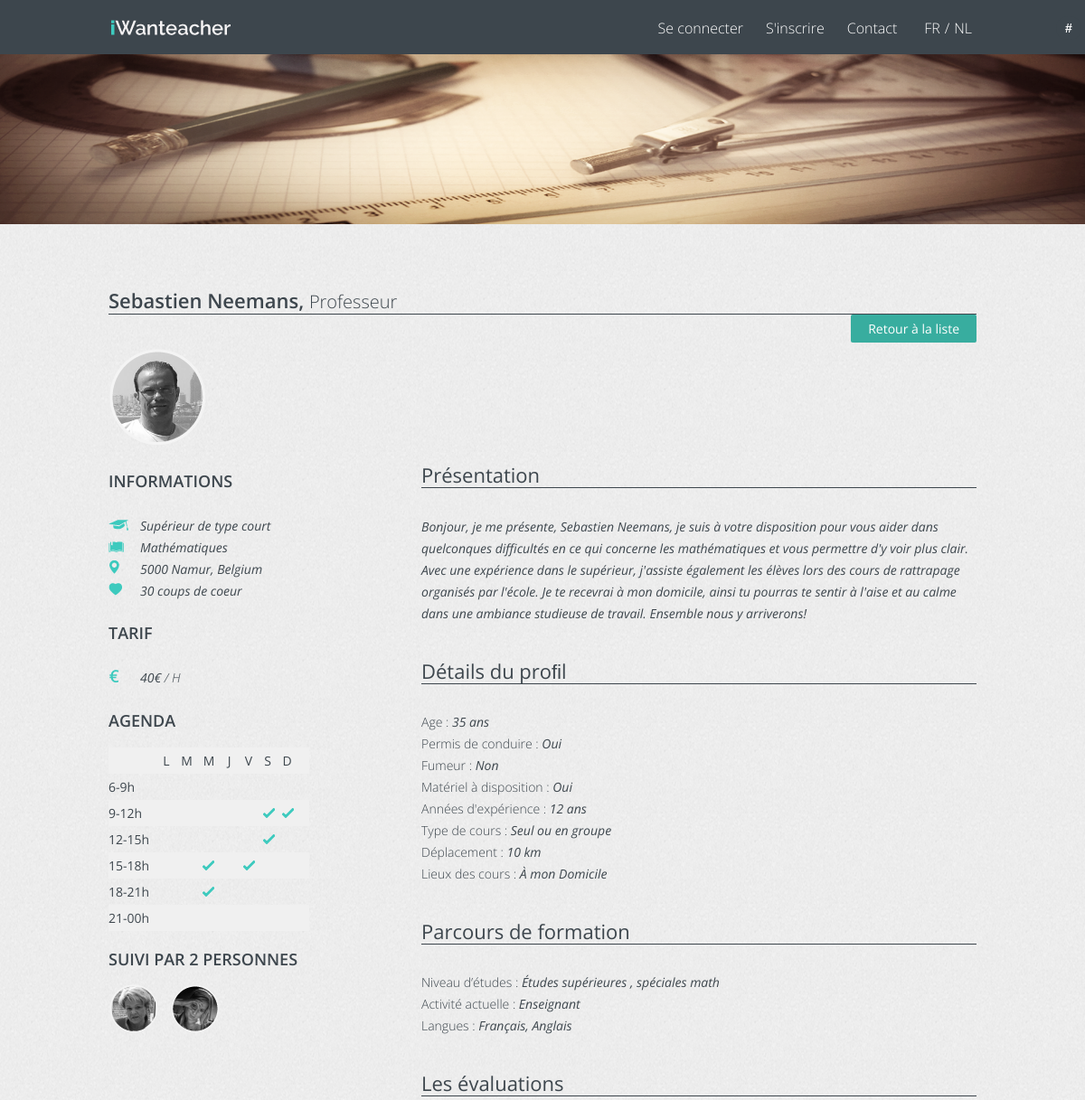
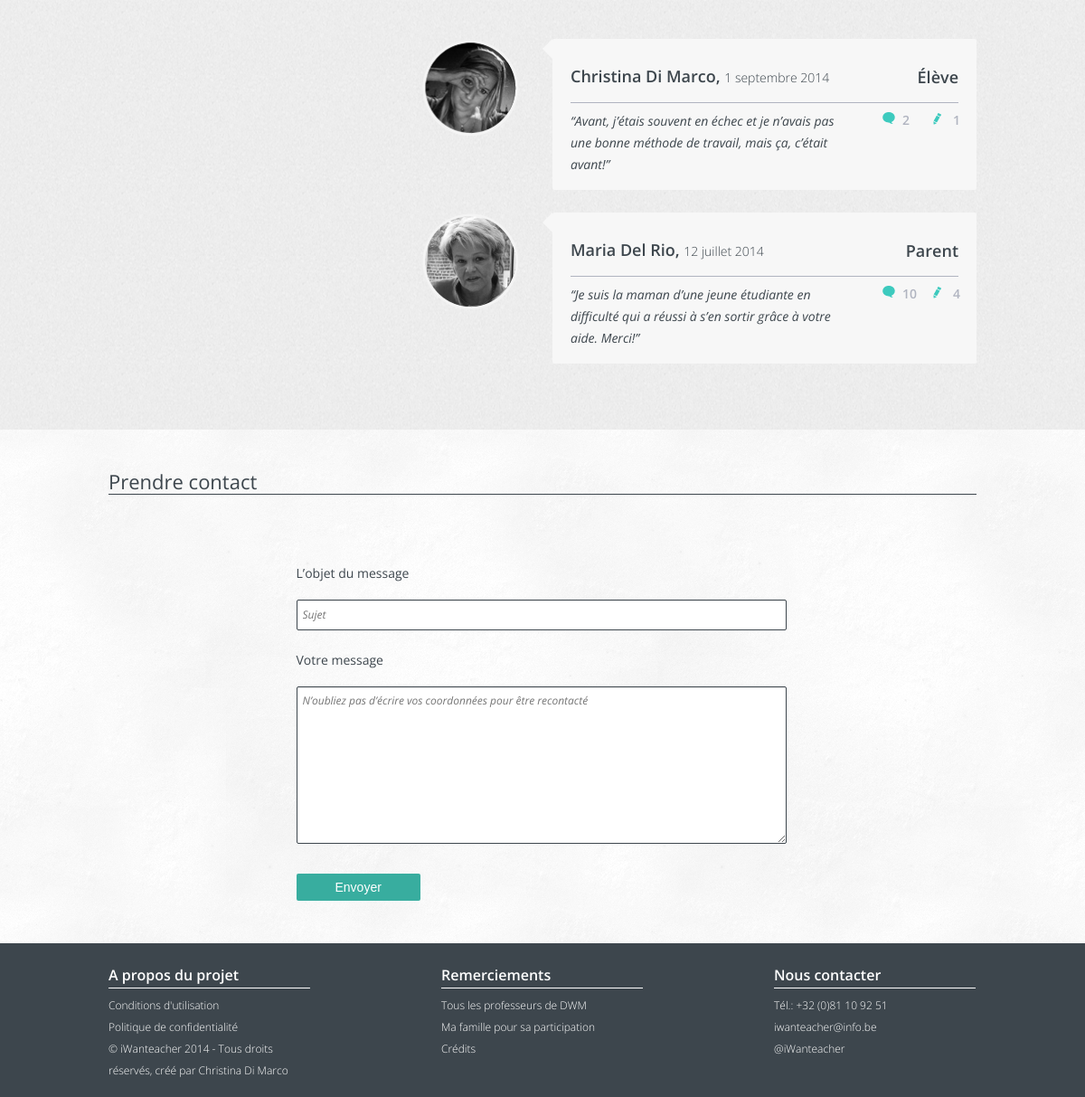
Screenshot of /profil.php?id=22 with the database file from the repository (2 pictures, top to bottom).
### tables this page shows
CREATE TABLE IF NOT EXISTS `users` (
  `id` int(11) NOT NULL AUTO_INCREMENT,
  `prenom` varchar(255) NOT NULL,
  `nom` varchar(255) NOT NULL,
  `email` varchar(255) NOT NULL,
  `mdp` varchar(255) NOT NULL,
  `statut` varchar(255) NOT NULL,
  `niveau` varchar(255) NOT NULL,
  `matiere` varchar(255) NOT NULL,
  `adresse` varchar(500) NOT NULL,
  `tarif` varchar(3) NOT NULL,
  `horaire` varchar(83) NOT NULL,
  `presentation` text NOT NULL,
  `age` int(3) NOT NULL,
  `permis` varchar(3) NOT NULL,
  `fumeur` varchar(3) NOT NULL,
  `deplacement` varchar(3) NOT NULL,
  `dp_km` int(5) NOT NULL,
  `materiel` varchar(3) NOT NULL,
  `exp` int(3) NOT NULL,
  `cours` varchar(17) NOT NULL,
  `lieu` varchar(255) NOT NULL,
  `etude` varchar(255) NOT NULL,
  `langue` varchar(255) NOT NULL,
  `activite` varchar(255) NOT NULL,
  `photo` varchar(255) NOT NULL,
  `activate` int(1) DEFAULT '0',
  PRIMARY KEY (`id`)
);

### profil.php (the view, shortened to what the rows shown need)
<?php
   require 'include/config.inc.php';
   if (!empty($_GET['id'])) { $id_profil = $_GET['id']; } else {header('Location: index.php'); }
   $req = $bdd->prepare("SELECT * FROM `users` WHERE id = '".$id_profil."' LIMIT 0 , 1");
   $req->execute();
   $res = $req->fetchAll();
   $res = $res[0];
   $statut = $res['statut'];
   ?>
<!DOCTYPE html>
         <html lang="fr">
            <head>
               <link rel="stylesheet" type="text/css" href="css/reset.css"/>
               <link rel="stylesheet" type="text/css" href="css/styles.css"/>
               <link rel="stylesheet" type="text/css" href="css/hugrid.css" />
            </head>
            <body class="profil">
               <header id="header">
                  <div class="header-wrapper">
                     <div class="container clearfix">
                        <h1>
                           <a href="index.php"><img src="imgs/logo.png" alt="logo iWanteacher" class="visible-desktop"/></a>
                           <a href="index.php"><img src="imgs/logo-iphone.png" alt="logo iWanteacher" class="visible-iphone"/></a>
                        </h1>
                     </div>
                  </div>
               </header>
               <div class="container clearfix">
                  <section id="p-user">
                     <h2><strong><?php echo $res['prenom'].' '.$res['nom'] ?>,</strong> <span><?php echo $res['statut'] ?></span></h2>
                  </section>
                  <aside class="sidebar">
                     <div class="informations-user">
                        <span class="photo-profil">
                           <img src="imgs/<?php echo $res['photo'] ?>" alt="<?php echo $res['prenom'].' '.$res['nom'] ?>">
                        </span>
                        <ul>
                           <li class="icone-niveau"><?php echo $res['niveau'] ?></li>
                           <li class="icone-matiere"><?php echo $res['matiere'] ?></li>
                           <li class="icone-ville"><?php echo $res['adresse'] ?></li>
                           <li class="icone-coeur">30 coups de coeur</li>
                        </ul>
                     </div>
                     <div class="tarif-user">
                        <ul>
                           <li class="icone-tarif"><?php echo $res['tarif'] ?><span> / H</span></li>
                        </ul>
                     </div>
                     <div class="agenda-user">
                        <table>
                           <thead>
                              <tr class="t-bg">
                                 <th>&nbsp;</th>
                                 <th>L</th>
                                 <th>M</th>
                                 <th>M</th>
                                 <th>J</th>
                                 <th>V</th>
                                 <th>S</th>
                                 <th>D</th>
                                 <th>&nbsp;</th>
                              </tr>
                           </thead>
                           <tbody>
                              <tr>
                                 <th class="tranches-heures">6-9h</th>
                              </tr>
                              <tr class="t-bg">
                                 <th class="tranches-heures">9-12h</th>
                              </tr>
                              <tr>
                                 <th class="tranches-heures">12-15h</th>
                              </tr>
                              <tr class="t-bg">
                                 <th class="tranches-heures">15-18h</th>
                              </tr>
                              <tr>
                                 <th class="tranches-heures">18-21h</th>
                              </tr>
                              <tr class="t-bg">
                                 <th class="tranches-heures">21-00h</th>
                              </tr>
                           </tbody>
                        </table>
                     </div>
                  </aside>
                  <article class="main-content">
                     <h3>Présentation</h3>
                     <p><?php echo $res['presentation'] ?></p>
                     <h3>Détails du proﬁl</h3>
                     <ul class="details-profil">
                        <li><span>Age :</span> <i><?php echo $res['age'] ?> ans</i></li>
                        <li><span>Permis de conduire :</span> <?php echo $res['permis'] ?></li>
                        <li><span>Fumeur :</span> <?php echo $res['fumeur'] ?></li>
                        <?php if ($statut == 'Professeur') { ?>
                        <li><span>Matériel à disposition :</span> <?php echo $res['materiel'] ?></li>
                        <li><span>Années d'expérience :</span> <?php echo $res['exp'] ?> ans</li>
                        <?php } ?>
                        <li><span>Type de cours :</span> <?php echo $res['cours'] ?></li>
                        <li><span>Déplacement :</span> <?php if ($res['deplacement'] == 'Oui') { echo $res['dp_km'].' km'; } else { echo 'Non'; }?></li>
                        <?php if ($statut == 'Professeur') { ?>
                        <li><span>Lieux des cours :</span> <?php echo $res['lieu'] ?></li>
                        <?php } ?>
                     </ul>
                     <?php if ($statut == 'Professeur') { ?>
                     <h3>Parcours de formation</h3>
                     <ul class="formation">
                        <li><span>Niveau d’études :</span> <i><?php echo $res['etude'] ?></i></li>
                        <li><span>Activité actuelle :</span> <?php echo $res['activite'] ?></li>
                        <li><span>Langues :</span> <?php echo $res['langue'] ?></li>
                     </ul>
                     <h3>Les évaluations</h3>
                     <div class="bloc-temoins">
                        <div class="bg-temoins">
                           <a href="profil.php?id=11">
                              <div class="img-temoins2">
                                 <ul>
                                    <li class="identite">Christina Di Marco, <span>1 septembre 2014</span></li>
                                    <li class="statut">Élève</li>
                                    <li class="commentaire">“Avant, j’étais souvent en échec et je n’avais pas une bonne méthode de travail, mais ça, c’était avant!”</li>
                                 </ul>
                              </div>
                           </a>
                           <div class="options-statut">
                              <ul>
                                 <li class="messages"><a href="#">2</a></li>
                                 <li class="reponses"><a href="#">1</a></li>
                              </ul>
                           </div>
                        </div>
                        <div class="bg-temoins">
                           <a href="profil.php?id=13">
                              <div class="img-temoins3">
                                 <ul>
                                    <li class="identite">Maria Del Rio, <span>12 juillet 2014</span></li>
                                    <li class="statut">Parent</li>
                                    <li class="commentaire">“Je suis la maman d’une jeune étudiante en difficulté qui a réussi à s’en sortir grâce à votre aide. Merci!”</li>
                                 </ul>
                              </div>
                           </a>
                           <div class="options-statut">
                              <ul>
                                 <li class="messages"><a href="#">10</a></li>
                                 <li class="reponses"><a href="#">4</a></li>
                              </ul>
                           </div>
                        </div>
                     </div>
                     <?php } ?>
                  </article>
               </div>
            </body>
         </html>

### rows the page displays
users: prenom "Sebastien", nom "Neemans", statut "Professeur", photo (picture), niveau "Supérieur de type court", matiere "Mathématiques", adresse "5000 Namur, Belgium", tarif "40€", presentation "Bonjour, je me présente, Sebastien Neemans, je suis à votre disposition pour vous aider dans quelconques difficultés en ce qui concerne les mathématiques et vous permettre d'y voir plus clair. Avec une expérience dans le supérieur, j'assiste également les élèves lors des cours de rattrapage organisés par l'école. Je te recevrai à mon domicile, ainsi tu pourras te sentir à l'aise et au calme dans une ambiance studieuse de travail. Ensemble nous y arriverons!", age "35", permis "Oui", fumeur "Non", materiel "Oui", exp "12", cours "Seul ou en groupe", dp_km "10", lieu "À mon Domicile", etude "Études supérieures , spéciales math", activite "Enseignant", langue "Français, Anglais"
